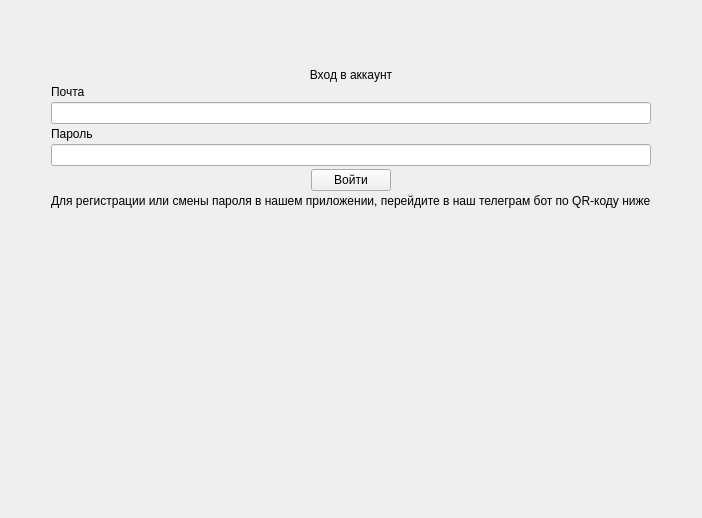
      <widget class="QWidget" name="pageLog">
       <layout class="QGridLayout" name="gridLayout_11">
        <item row="1" column="2">
         <spacer name="horizontalSpacer_2">
          <property name="orientation">
           <enum>Qt::Horizontal</enum>
          </property>
          <property name="sizeHint" stdset="0">
           <size>
            <width>40</width>
            <height>20</height>
           </size>
          </property>
         </spacer>
        </item>
        <item row="0" column="1">
         <spacer name="verticalSpacer_4">
          <property name="orientation">
           <enum>Qt::Vertical</enum>
          </property>
          <property name="sizeHint" stdset="0">
           <size>
            <width>20</width>
            <height>40</height>
           </size>
          </property>
         </spacer>
        </item>
        <item row="1" column="0">
         <spacer name="horizontalSpacer_4">
          <property name="orientation">
           <enum>Qt::Horizontal</enum>
          </property>
          <property name="sizeHint" stdset="0">
           <size>
            <width>40</width>
            <height>20</height>
           </size>
          </property>
         </spacer>
        </item>
        <item row="1" column="1">
         <layout class="QVBoxLayout" name="verticalLayout_6">
          <property name="spacing">
           <number>3</number>
          </property>
          <item>
           <widget class="QLabel" name="label_10">
            <property name="text">
             <string/>
            </property>
            <property name="textFormat">
             <enum>Qt::AutoText</enum>
            </property>
            <property name="pixmap">
             <pixmap resource="resource.qrc">:/icon/icon/Logo(100x100).png</pixmap>
            </property>
            <property name="scaledContents">
             <bool>false</bool>
            </property>
            <property name="alignment">
             <set>Qt::AlignCenter</set>
            </property>
            <property name="wordWrap">
             <bool>false</bool>
            </property>
            <property name="margin">
             <number>8</number>
            </property>
           </widget>
          </item>
          <item>
           <widget class="QLabel" name="label_11">
            <property name="text">
             <string>Вход в аккаунт</string>
            </property>
            <property name="alignment">
             <set>Qt::AlignCenter</set>
            </property>
            <property name="margin">
             <number>10</number>
            </property>
           </widget>
          </item>
          <item>
           <widget class="QLabel" name="label_12">
            <property name="text">
             <string>Почта</string>
            </property>
           </widget>
          </item>
          <item>
           <widget class="QLineEdit" name="lineEdit"/>
          </item>
          <item>
           <widget class="QLabel" name="label_13">
            <property name="text">
             <string>Пароль</string>
            </property>
            <property name="margin">
             <number>0</number>
            </property>
           </widget>
          </item>
          <item>
           <widget class="QLineEdit" name="lineEdit_2">
            <property name="echoMode">
             <enum>QLineEdit::Password</enum>
            </property>
            <property name="clearButtonEnabled">
             <bool>false</bool>
            </property>
           </widget>
          </item>
          <item alignment="Qt::AlignHCenter">
           <widget class="QPushButton" name="inLogBtn">
            <property name="sizePolicy">
             <sizepolicy hsizetype="Minimum" vsizetype="Fixed">
              <horstretch>0</horstretch>
              <verstretch>0</verstretch>
             </sizepolicy>
            </property>
            <property name="maximumSize">
             <size>
              <width>16777215</width>
              <height>16777215</height>
             </size>
            </property>
            <property name="toolTip">
             <string/>
            </property>
            <property name="layoutDirection">
             <enum>Qt::LeftToRight</enum>
            </property>
            <property name="autoFillBackground">
             <bool>true</bool>
            </property>
            <property name="text">
             <string>Войти</string>
            </property>
           </widget>
          </item>
          <item alignment="Qt::AlignHCenter">
           <widget class="QLabel" name="notRegLabel">
            <property name="text">
             <string>Для регистрации или смены пароля в нашем приложении, перейдите в наш телеграм бот по QR-коду ниже</string>
            </property>
            <property name="margin">
             <number>4</number>
            </property>
           </widget>
          </item>
          <item alignment="Qt::AlignHCenter">
           <widget class="QLabel" name="forgotPasLabel">
            <property name="minimumSize">
             <size>
              <width>256</width>
              <height>256</height>
             </size>
            </property>
            <property name="maximumSize">
             <size>
              <width>30</width>
              <height>16777215</height>
             </size>
            </property>
            <property name="text">
             <string/>
            </property>
            <property name="pixmap">
             <pixmap resource="resource.qrc">:/icon/icon/YQR.png</pixmap>
            </property>
            <property name="scaledContents">
             <bool>false</bool>
            </property>
           </widget>
          </item>
         </layout>
        </item>
        <item row="3" column="1">
         <spacer name="verticalSpacer_5">
          <property name="orientation">
           <enum>Qt::Vertical</enum>
          </property>
          <property name="sizeHint" stdset="0">
           <size>
            <width>20</width>
            <height>40</height>
           </size>
          </property>
         </spacer>
        </item>
       </layout>
      </widget>
